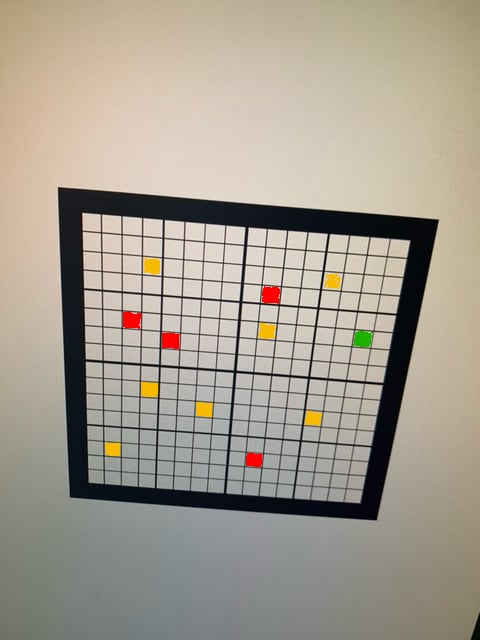
#> input picture GrixExtraction/images/image0.jpg, 480 x 640 px
$ python scan.py --image images/image0.jpg
#> lines starting #> are read from the running program, lines starting #| are printed output that depends on the picture; after the words box and inside, x2 and y2 are one past the last pixel; in counts of white or black regions, pixels touching at a corner belong together
### GrixExtraction/utils.py
"""
Utilities for document scanner
"""

import numpy as np
import cv2

def four_point_perspective_transform(image, pts):
    """
    Takes four points and generates a rectangular perspective
    transformation to get a top-down view of the image
    """
    # Order the points
    rect = sort_vertices(pts)
    (tl, tr, br, bl) = rect

    # Estimate the width of the new image
    # Max of width of top and bottom co-ordinates
    widthA = euclidean_distance(br, bl)
    widthB = euclidean_distance(tr, tl)
    maxWidth = max(int(widthA), int(widthB))

    # Estimate the height of the new image
    # Max of the height of left and right coordinates
    heightA = euclidean_distance(tr, br)
    heightB = euclidean_distance(tl, bl)
    maxHeight = max(int(heightA), int(heightB))

    # Estimate the destination points using the calculated dimensions
    dst = np.array([
        [0, 0],
        [maxWidth - 1, 0],
        [maxWidth - 1, maxHeight - 1],
        [0, maxHeight - 1]], dtype="float32")

    # Compute the perspective transform matrix and then apply it
    M = cv2.getPerspectiveTransform(rect, dst)
    warped = cv2.warpPerspective(image, M, (maxWidth, maxHeight))

    # Return the warped image
    return warped


def sort_vertices(pts):
    # Initialize a list of ordered co-ordinates (clockwise)
    vertices = np.zeros((4, 2), dtype="float32")

    s = pts.sum(axis=1)
    # Top Left- Smallest Sum
    vertices[0] = pts[np.argmin(s)]
    # Bottom Right- Largest Sum
    vertices[2] = pts[np.argmax(s)]

    diff = np.diff(pts, axis=1)
    # Top Right- Smallest Difference
    vertices[1] = pts[np.argmin(diff)]
    # Bottom Left- Largest Difference
    vertices[3] = pts[np.argmax(diff)]

    # Return the clockwise ordered coordinates
    return vertices

def euclidean_distance(a,b):
    return np.sqrt((a[0] - b[0]) ** 2 + (a[1] - b[1]) **2)

### GrixExtraction/scan.py
"""
--------------------------
Document Scanner
--------------------------
An OpenCV based document scanner which scans documents based on four vertices

"""


# Import the necessary packages
from skimage.filters import threshold_local
from skimage.util import crop
import argparse
import cv2
from utils import *

# Construct argument parser
ap = argparse.ArgumentParser()
ap.add_argument("-i", "--image", required=True, help="Path to the image to be scanned")
args = vars(ap.parse_args())
image_PATH = args["image"]

# STEP 1: Edge Detection
# Read the image and detect edges
image = cv2.imread(image_PATH)
#> image is the input picture: shape (640, 480, 3); mean B, G, R 143.7, 156.6, 163.9
image_copy = image.copy()
# image = cv2.resize(image, (1500, 800))
image_gray = cv2.cvtColor(image, cv2.COLOR_BGR2GRAY)
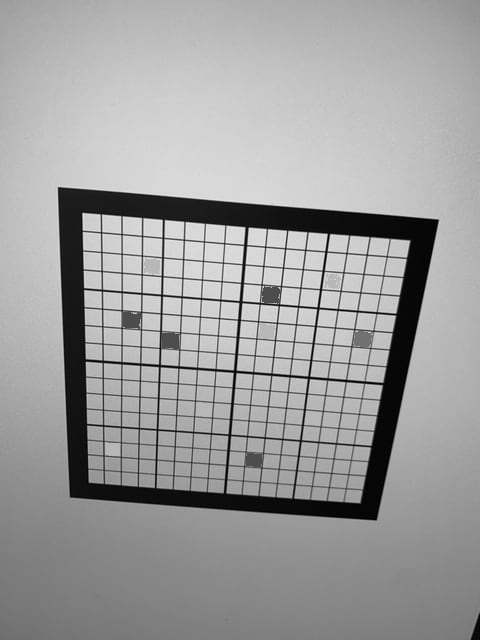
#> image_gray: shape (640, 480); min 0, max 242, mean 157.3
image_blurred = cv2.GaussianBlur(image_gray, (5, 5), 0)
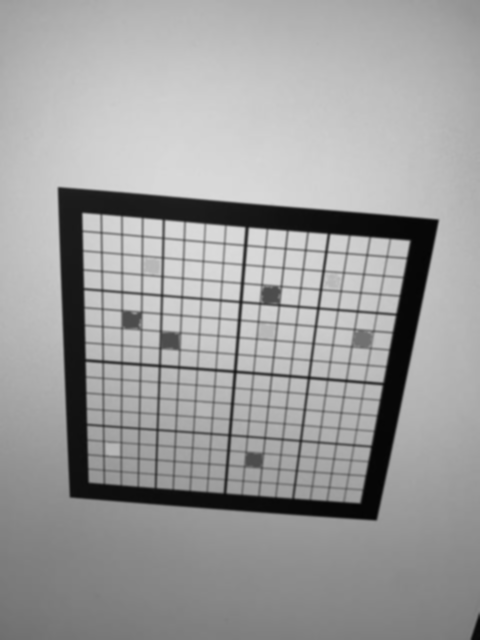
#> image_blurred: shape (640, 480); min 5, max 219, mean 157.3
image_edge = cv2.Canny(image_gray, 75, 200)
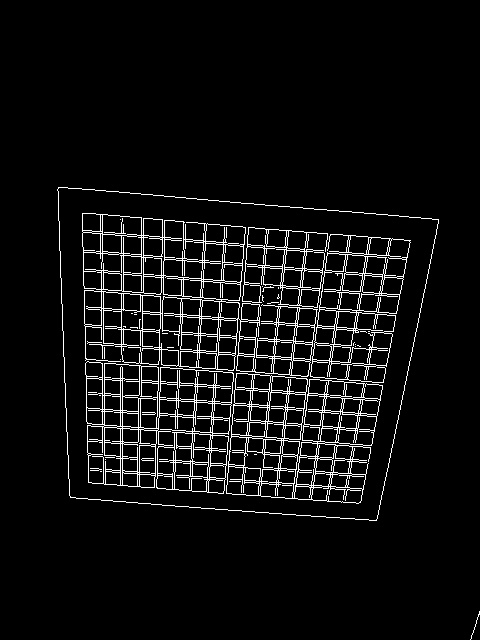
#> image_edge: shape (640, 480); 5.7% white in thin lines or dots, all inside (x1, y1, x2, y2) = (57, 187, 480, 640)


# Display the original image and the edge detected image
cv2.imshow("Image", image)
cv2.imshow("Edged", image_edge)

cv2.imwrite("./images/_image_edge.png", image_edge)

# STEP 2: Estimate the contour of the edges
cnts = cv2.findContours(image_edge.copy(), cv2.RETR_LIST, cv2.CHAIN_APPROX_SIMPLE)
#> cnts = 637 contours, 365 with area under 20; largest, box (x1, y1, x2, y2) and area: (57, 187, 439, 521) 106156, (57, 187, 439, 521) 106154, (82, 213, 318, 377) 25094, (85, 361, 234, 494) 16764, (226, 373, 383, 504) 16160

cnts = cnts[0]
cnts = sorted(cnts, key=cv2.contourArea, reverse=True)[:5]
#> cnts = 5 contours; box (x1, y1, x2, y2) and area: (57, 187, 439, 521) 106156, (57, 187, 439, 521) 106154, (82, 213, 318, 377) 25094, (85, 361, 234, 494) 16764, (226, 373, 383, 504) 16160

for c in cnts:
    peri = cv2.arcLength(c, True)
    approx = cv2.approxPolyDP(c, 0.02 * peri, True)

    if len(approx) == 4:
        screenCnt = approx
        break
#> this loop made 1 pass
#> (peri, screenCnt) on pass 1: (1351.3, [[58, 187], [70, 497], [376, 520], [438, 219]])

# Step 3: Draw the contours and display them
cv2.drawContours(image, [screenCnt], -1, (0, 255, 0), 2)
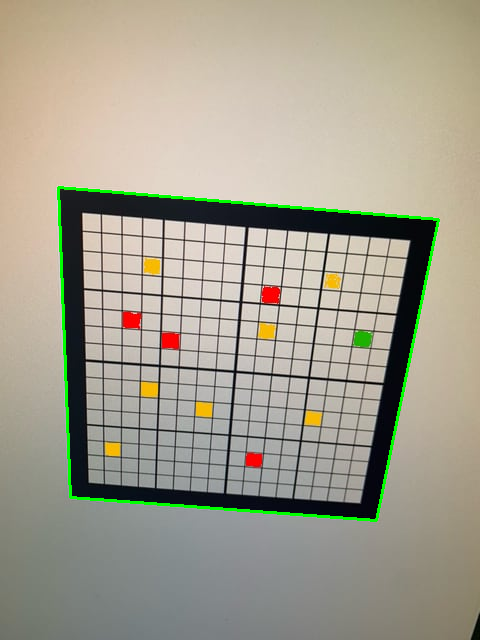
#> image: shape (640, 480, 3); 1.26% of pixels changed, all inside (x1, y1, x2, y2) = (57, 186, 440, 522)
cv2.imshow("Outline", image)

cv2.imwrite("./images/1_outline.png", image)
# Step 4: Get the perspective transformation
warped_image = four_point_perspective_transform(image, screenCnt.reshape(4, 2))
#> in sort_vertices, `s = pts.sum(axis=1)`: s = [245, 567, 896, 657]
#> in sort_vertices, `diff = np.diff(pts, axis=1)`: diff = [129, 427, 144, -219]
#> in four_point_perspective_transform, `rect = sort_vertices(pts)`: rect = [[58, 187], [438, 219], [376, 520], [70, 497]]
#> in four_point_perspective_transform, `(tl, tr, br, bl) = rect`: tl = [58, 187]; tr = [438, 219]; br = [376, 520]; bl = [70, 497]
#> in four_point_perspective_transform, `widthA = euclidean_distance(br, bl)`: widthA = 306.9
#> in four_point_perspective_transform, `widthB = euclidean_distance(tr, tl)`: widthB = 381.3
#> in four_point_perspective_transform, `maxWidth = max(int(widthA), int(widthB))`: maxWidth = 381
#> in four_point_perspective_transform, `heightA = euclidean_distance(tr, br)`: heightA = 307.3
#> in four_point_perspective_transform, `heightB = euclidean_distance(tl, bl)`: heightB = 310.2
#> in four_point_perspective_transform, `maxHeight = max(int(heightA), int(heightB))`: maxHeight = 310
#> in four_point_perspective_transform, `dst = np.array([ [0, 0], [maxWidth - 1, 0], [maxWidth - 1, maxHeight -..`: dst = [[0, 0], [380, 0], [380, 309], [0, 309]]
#> in four_point_perspective_transform, `M = cv2.getPerspectiveTransform(rect, dst)`: M = [[0.888, -0.0344, -45.08], [-0.0606, 0.72, -131], [2.16e-05, -0.000567, 1]]
#> in four_point_perspective_transform, `warped = cv2.warpPerspective(image, M, (maxWidth, maxHeight))`:
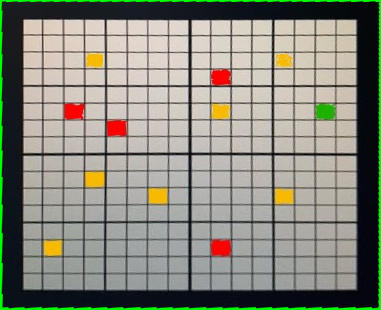
#> warped: shape (310, 381, 3); mean B, G, R 123.5, 135.8, 134.8

# [9 lines of commented-out code are left out]

warped_image = cv2.resize(warped_image, (512, 512))
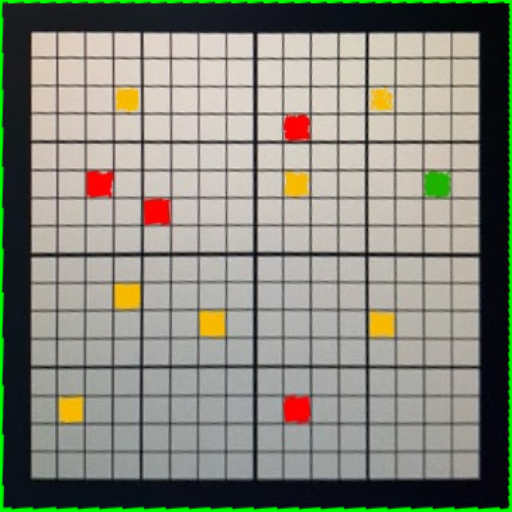
#> warped_image: shape (512, 512, 3); mean B, G, R 123.4, 135.7, 134.7
edge = 32
cropped = crop(warped_image, ((edge, edge), (edge, edge), (0, 0)))
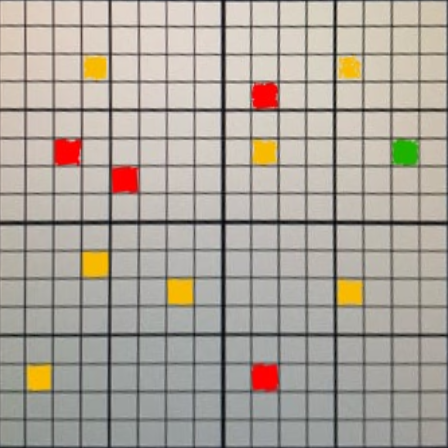
#> cropped: shape (448, 448, 3); mean B, G, R 154.9, 164.7, 172.2

# Step 7: Save the image
cv2.imwrite(image_PATH + "_s.jpg", cropped)
print("Image scanned and saved")
